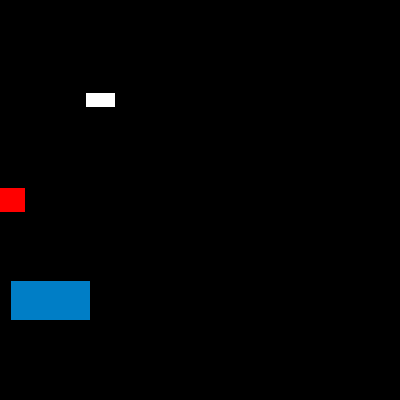
Frame 1 (no input)
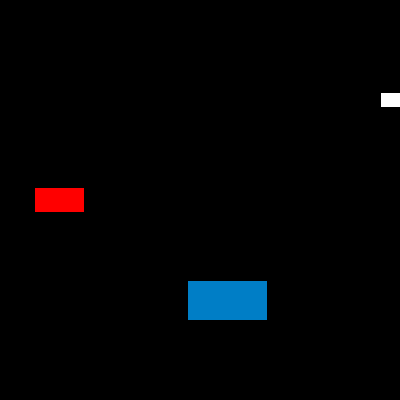
Frame 60 (the mouse pressed at the canvas centre just before this capture)
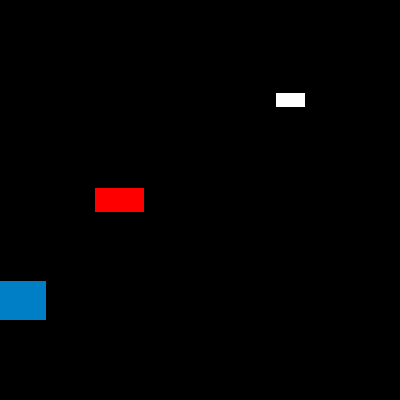
Frame 120 (the mouse held since frame 60 and released just before this capture)

The Processing sketch that drew these frames (run headless with seeded random() and noise(); from frame 60 on, the mouse is pressed at the canvas centre):

// Processing sketch: exemple_13_04_plusieurs_voitures
// ── exemple_13_04_plusieurs_voitures.pde
Voiture v1, v2, v3;

void setup() {
  size(400, 400);
  
  v1 = new Voiture(100, height / 4, 5, 255, 30);
  v2 = new Voiture(); // on utilise le constructeur "par défaut" sans arguments
  v3 = new Voiture(50, 3 * height / 4, 3, color(0, 126, 198), 80);
}

void draw() {
  background(0);
  
  v1.dessiner();
  v1.bouger();
  
  v2.dessiner();
  v2.bouger();
  
  v3.dessiner();
  v3.bouger();
}
// ── Voiture.pde
class Voiture {
  // attributs
  float x, y;
  float vitesse;
  color couleur;
  float taille;

  // constructeurs
  Voiture() {
    x = 0;
    y = height / 2;
    vitesse = 1;
    couleur = color(255, 0, 0);
    taille = 50;
  }

  Voiture(float x, float y, float vitesse, color couleur, float taille) {
    this.x = x;
    this.y = y;
    this.vitesse = vitesse;
    this.couleur = couleur;
    this.taille = taille;
  }

  // méthodes
  void dessiner() {
    rectMode(CENTER);
    fill(couleur);
    rect(x, y, taille, taille / 2);
  }

  void bouger() {
    x += vitesse;
    if (x > width) {
      x = 0;
    }
  }
}
